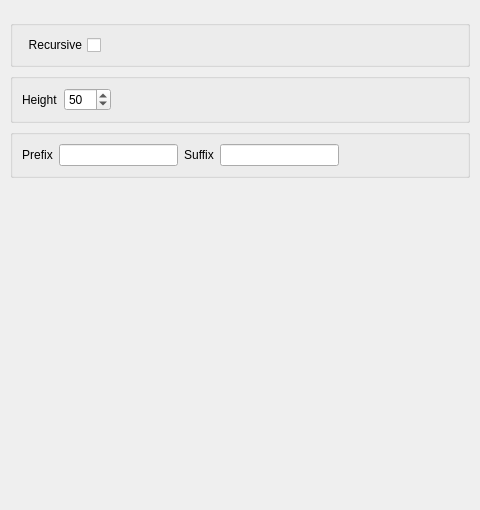
            <widget class="QWidget" name="scrollAreaWidgetContents">
             <property name="geometry">
              <rect>
               <x>0</x>
               <y>0</y>
               <width>480</width>
               <height>510</height>
              </rect>
             </property>
             <layout class="QVBoxLayout" name="verticalLayout_2">
              <property name="leftMargin">
               <number>10</number>
              </property>
              <property name="topMargin">
               <number>20</number>
              </property>
              <property name="rightMargin">
               <number>10</number>
              </property>
              <property name="bottomMargin">
               <number>10</number>
              </property>
              <item>
               <widget class="QGroupBox" name="horizontalGroupBox">
                <layout class="QHBoxLayout" name="horizontalLayout_5">
                 <item>
                  <widget class="QCheckBox" name="automatic_tag">
                   <property name="toolTip">
                    <string>add all the subfolder when adding a tab</string>
                   </property>
                   <property name="layoutDirection">
                    <enum>Qt::RightToLeft</enum>
                   </property>
                   <property name="text">
                    <string>Recursive</string>
                   </property>
                   <property name="checkable">
                    <bool>true</bool>
                   </property>
                   <property name="tristate">
                    <bool>false</bool>
                   </property>
                  </widget>
                 </item>
                 <item>
                  <spacer name="horizontalSpacer_5">
                   <property name="orientation">
                    <enum>Qt::Horizontal</enum>
                   </property>
                   <property name="sizeHint" stdset="0">
                    <size>
                     <width>40</width>
                     <height>20</height>
                    </size>
                   </property>
                  </spacer>
                 </item>
                </layout>
               </widget>
              </item>
              <item>
               <widget class="QGroupBox" name="horizontalGroupBox">
                <layout class="QHBoxLayout" name="horizontalLayout_6">
                 <item>
                  <widget class="QLabel" name="label">
                   <property name="text">
                    <string>Height</string>
                   </property>
                  </widget>
                 </item>
                 <item>
                  <widget class="QSpinBox" name="height_tag">
                   <property name="minimum">
                    <number>13</number>
                   </property>
                   <property name="maximum">
                    <number>100</number>
                   </property>
                   <property name="value">
                    <number>50</number>
                   </property>
                  </widget>
                 </item>
                 <item>
                  <spacer name="horizontalSpacer_4">
                   <property name="orientation">
                    <enum>Qt::Horizontal</enum>
                   </property>
                   <property name="sizeHint" stdset="0">
                    <size>
                     <width>40</width>
                     <height>20</height>
                    </size>
                   </property>
                  </spacer>
                 </item>
                </layout>
               </widget>
              </item>
              <item>
               <widget class="QGroupBox" name="horizontalGroupBox">
                <layout class="QHBoxLayout" name="horizontalLayout_4">
                 <item>
                  <widget class="QLabel" name="label1">
                   <property name="layoutDirection">
                    <enum>Qt::LeftToRight</enum>
                   </property>
                   <property name="text">
                    <string>Prefix</string>
                   </property>
                   <property name="alignment">
                    <set>Qt::AlignCenter</set>
                   </property>
                   <property name="wordWrap">
                    <bool>false</bool>
                   </property>
                  </widget>
                 </item>
                 <item>
                  <widget class="QLineEdit" name="prefix"/>
                 </item>
                 <item>
                  <widget class="QLabel" name="label3">
                   <property name="text">
                    <string>Suffix</string>
                   </property>
                   <property name="alignment">
                    <set>Qt::AlignCenter</set>
                   </property>
                  </widget>
                 </item>
                 <item>
                  <widget class="QLineEdit" name="suffix"/>
                 </item>
                 <item>
                  <spacer name="horizontalSpacer_3">
                   <property name="orientation">
                    <enum>Qt::Horizontal</enum>
                   </property>
                   <property name="sizeHint" stdset="0">
                    <size>
                     <width>40</width>
                     <height>20</height>
                    </size>
                   </property>
                  </spacer>
                 </item>
                </layout>
               </widget>
              </item>
              <item>
               <spacer name="verticalSpacer">
                <property name="orientation">
                 <enum>Qt::Vertical</enum>
                </property>
                <property name="sizeHint" stdset="0">
                 <size>
                  <width>20</width>
                  <height>40</height>
                 </size>
                </property>
               </spacer>
              </item>
             </layout>
            </widget>
